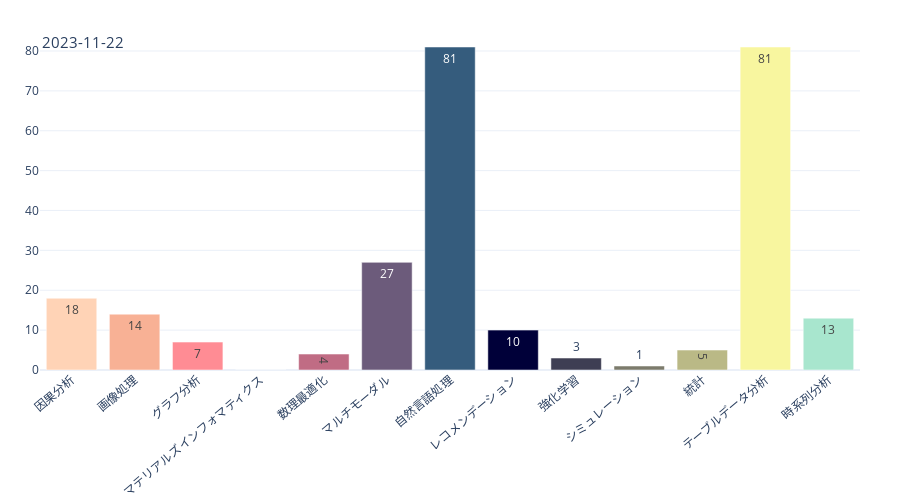

The notebook cell this image was saved under:
### Code cell
file_list = [
    '因果分析',
    '画像処理',
    'グラフ分析',
    'マテリアルズインフォマティクス',
    '数理最適化',
    'マルチモーダル',
    '自然言語処理',
    'レコメンデーション',
    '強化学習',
    'シミュレーション',
    '統計',
    'テーブルデータ分析',
    '時系列分析'
    ]

#colors = ['#%02X%02X%02X' % (random.randint(0, 255), random.randint(0, 255), random.randint(0, 255)) for _ in range(len(file_list))]

colors = ['#FFD3B6', '#f8b195', '#FF8C94', '#f67280', '#c06c84', '#6c5b7b', '#355c7d', '#000039', '#3e3e53', '#7c7b6c', '#bab986', '#f8f69f', '#A8E6CE']



fig = go.Figure([go.Bar(
    x=file_list,
    y=file_count,
    text=file_count,
    textposition='auto',
    marker_color=colors
    )])


# グラフのタイトルや軸のラベルを設定
fig.update_layout(
    xaxis_tickangle=-40,
    width=900,
    height=500,
    margin=dict(l=40, r=40, t=30, b=0),
    template="plotly_white"
)



current_date = datetime.datetime.now().strftime("%Y-%m-%d")

# グラフにアノテーション（テキスト）を追加
fig.add_annotation(
    text=current_date,
    xref="paper", yref="paper",
    x=0, y=1,  # これはアノテーションの位置を指定します
    showarrow=False,
    font=dict(size=15)
)

fig.write_image("/Users/tanakatouma/vscode/data-science-wiki/images/file_count.png")
fig.show(config={"staticPlot": False})

### Figure 1 — Plotly figure (JSON) as saved in the notebook; plotly's stock layout.template omitted (floating-point values rounded to 4 significant figures)
{"data": [{"marker": {"color": ["#FFD3B6", "#f8b195", "#FF8C94", "#f67280", "#c06c84", "#6c5b7b", "#355c7d", "#000039", "#3e3e53", "#7c7b6c", "#bab986", "#f8f69f", "#A8E6CE"]}, "text": ["18", "14", "7", "0", "4", "27", "81", "10", "3", "1", "5", "81", "13"], "textposition": "auto", "type": "bar", "x": ["因果分析", "画像処理", "グラフ分析", "マテリアルズインフォマティクス", "数理最適化", "マルチモーダル", "自然言語処理", "レコメンデーション", "強化学習", "シミュレーション", "統計", "テーブルデータ分析", "時系列分析"], "y": [18, 14, 7, 0, 4, 27, 81, 10, 3, 1, 5, 81, 13]}], "layout": {"annotations": [{"font": {"size": 15}, "showarrow": false, "text": "2023-11-22", "x": 0, "xref": "paper", "y": 1, "yref": "paper"}], "height": 500, "margin": {"b": 0, "l": 40, "r": 40, "t": 30}, "width": 900, "xaxis": {"tickangle": -40}}}
